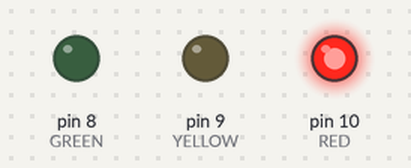
Simulated run of this sketch. Board: Arduino Uno, built with avr-gcc and run on an emulated ATmega328P. Parts: output pins drawn as LEDs (lit = HIGH).

Above: at 10.0 s.
At 32.5 s:
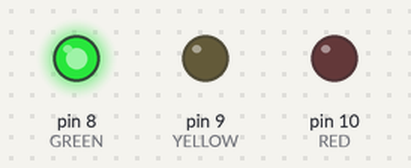
At 42.5 s:
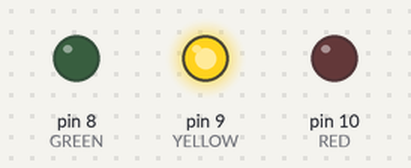
Timing chart, 0 to 58.5 s (numbered marks = the images above):
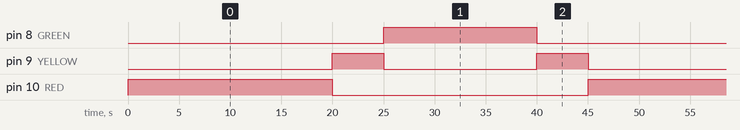

The sketch:

code.ino
```cpp
#define redLight 0
#define yellowLight 1
#define greenLight 2

int RED = 10;
int YELLOW = 9;
int GREEN = 8;

int order = 0;
int state = redLight;


void setup()
{
  pinMode(RED, OUTPUT);
  pinMode(GREEN, OUTPUT);
  pinMode(YELLOW, OUTPUT);
}

void loop()
{
  switch(state){
    case redLight:
    digitalWrite(YELLOW,LOW);
    digitalWrite(RED, HIGH);
    delay(20000);
    order = 0;
    state = yellowLight;
    break;

    case yellowLight:
    digitalWrite(RED, LOW);
    digitalWrite(YELLOW, HIGH);
    digitalWrite(GREEN, LOW);
    delay(5000);
    if (order == 0)
    	state = greenLight;
    else
      	state = redLight;
    break;

    case greenLight:
    digitalWrite(YELLOW, LOW);
    digitalWrite(GREEN, HIGH);
    delay(15000);
    order = 1;
    state = yellowLight;
    break;

  }
}
```

Measured:
- by itself, pin 8 (GREEN): alternates HIGH for 15.0 s and LOW for 30.0 s
- by itself, pin 9 (YELLOW): repeats every 45.0 s: LOW 15.0 s, HIGH 5.0 s, LOW 20.0 s, HIGH 5.0 s
- by itself, pin 10 (RED): alternates HIGH for 20.0 s and LOW for 25.0 s
